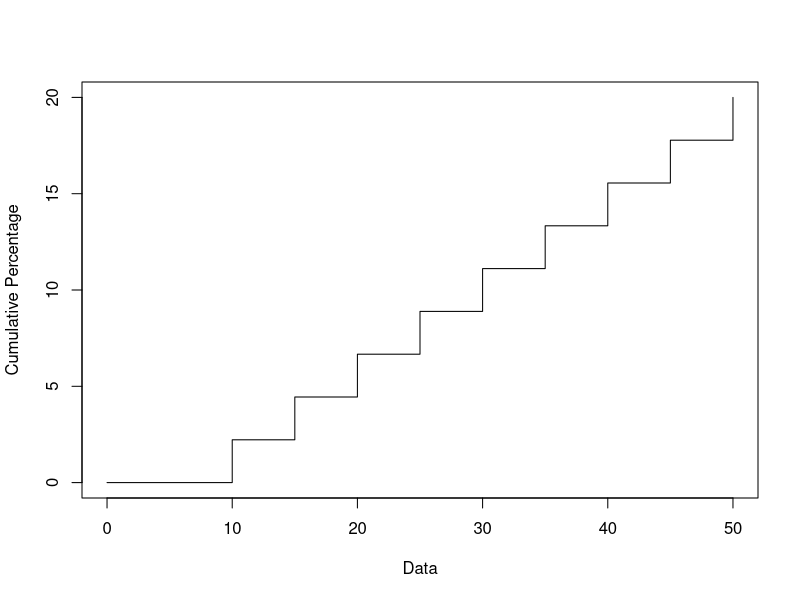

This chart was generated by the following R code:
# C225 Tirth Rank OGIVE
# Create a sample dataset
data <- c(10, 15, 20, 25, 30, 35, 40, 45, 50)

# Calculate the cumulative frequency of the data
cumulative_freq <- cumsum(table(data))

# Calculate the cumulative percentage of the data
cumulative_perc <- cumulative_freq / sum(cumulative_freq) * 100

# Plot the ogive curve
plot(c(0, data), c(0, cumulative_perc), type = "s", xlab = "Data", ylab = "Cumulative Percentage")
